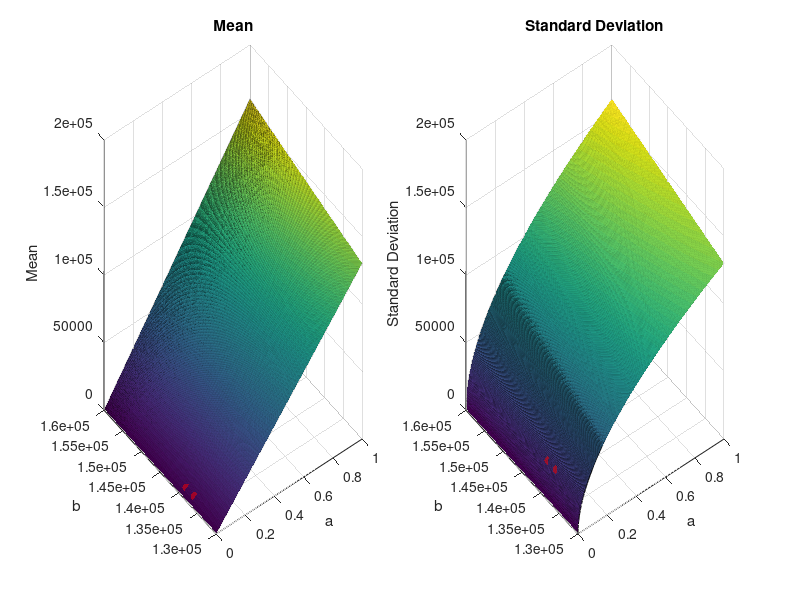

MATLAB code to generate this figure: (Note: this script raises an error after producing the figure.)
[teste2_a, teste2_b] = meshgrid(0:0.001:1, 130000:50:160000);

teste2_mean = teste2_a.*teste2_b;
teste2_sd = sqrt(teste2_a.*teste2_b.^2);


meanS = sqrt(25000^2 - 5100^2);
teste2_sddif = (teste2_sd - meanS);
teste2_meandif = (teste2_mean - 4340);

a = abs(teste2_sddif) < 25;
b = abs(teste2_meandif) < 50;
c = logical(a.*b);
teste = teste2_a(c);
teste2 = teste2_b(c);
testeidk = [teste, teste2];

% Extract the coordinates from testeidk
x = testeidk(:,1);
y = testeidk(:,2);

z_mean = interp2(teste2_a, teste2_b, teste2_mean, x, y);
z_sd = interp2(teste2_a, teste2_b, teste2_sd, x, y);


% Generate the surf plots
figure;
subplot(1,2,1);
surf(teste2_a(1,:), teste2_b(:,1), teste2_mean);
title('Mean');
xlabel('a');
ylabel('b');
zlabel('Mean');
hold on;

% Add the scatter plot to the first plot
scatter3(x, y, z_mean, 'r', 'filled', 'MarkerFaceAlpha', 0.5, 'MarkerEdgeAlpha', 0.5);

subplot(1,2,2);
surf(teste2_a(1,:), teste2_b(:,1),teste2_sd);
title('Standard Deviation');
xlabel('a');
ylabel('b');
zlabel('Standard Deviation');

% Add the scatter plot to the second plot
hold on;
scatter3(x, y, z_sd, 'r', 'filled', 'MarkerFaceAlpha', 0.5, 'MarkerEdgeAlpha', 0.5);




%fixing params
k = 0.031;
theta = 139000;



% matching risk aversion

originalCE = 4340 + 10^-5*meanS^2/2;

ub = 1/theta;
Avec = 0:0.0000001:ub;

CE = -k.*log(1-Avec.*theta)./Avec;

newA = fzero(@(x) -k.*log(1-x.*theta)./x - originalCE, [.1*ub/2, 9*ub/10]);

1-newA*theta





%--------------------------------- ex-post version
addpath('../Classes');
[teste2_a, teste2_b] = meshgrid(.015:0.001:.04, 130000:500:160000);

teste2_mean = zeros(26,61);
teste2_sd = zeros(26,61);

parfor k=1:26
    for l=1:61
         typeDistributionMean = ...
        [1*10^(-5), 1330, teste2_a(1,k), teste2_b(l,1)]; % Original A was 1.9*10^-3
        typeDistributionLogCovariance = ...
            [ 0.25 -0.01 -0.12 0    ; % c11 = 0.25 originally
             -0.01  0.28 -0.03 0    ; % c22 = 0.98 originally
             -0.12 -0.03  0.20 0    ; % c33 = 0.20 originally
              0     0     0    0.25]; % ???

        costOfPublicFunds = 0;

        % Calculation parameters
        populationSize = 5*10^2;
        slopeVector            = 0:0.04:1;

        innerTypeDistributionLogCovariance = typeDistributionLogCovariance;

        Model = healthcaralognormalmodel_gamma(slopeVector, typeDistributionMean, innerTypeDistributionLogCovariance);
        
        Population = population(Model, populationSize);
        populationSize = length(Population.typeList);
        Types = zeros(populationSize, 2);

        for i=1:populationSize
           Types(i,:) = [Population.typeList{i}.k, Population.typeList{i}.theta];
        end

        teste2_mean(k,l) = mean(Types(:, 1).*Types(:, 2));

        teste2_sd(k,l) = mean(sqrt(Types(:, 1).*Types(:, 2).^2));

    end
end

meanS = sqrt(25000^2 - 5100^2);
teste2_sddif = (teste2_sd - meanS);
teste2_meandif = (teste2_mean - 4340);

a = abs(teste2_sddif) < 500;
b = abs(teste2_meandif) < 1000;
c = logical(a.*b);
teste = teste2_a(c);
teste2 = teste2_b(c);
testeidk = [teste, teste2];

% Extract the coordinates from testeidk
x = testeidk(:,1);
y = testeidk(:,2);

z_mean = interp2(teste2_a, teste2_b, teste2_mean, x, y);
z_sd = interp2(teste2_a, teste2_b, teste2_sd, x, y);


% Generate the surf plots
figure;
subplot(1,2,1);
surf(teste2_a(1,:), teste2_b(:,1), teste2_mean);
title('Mean');
xlabel('a');
ylabel('b');
zlabel('Mean');
hold on;

% Add the scatter plot to the first plot
scatter3(x, y, z_mean, 'r', 'filled', 'MarkerFaceAlpha', 0.5, 'MarkerEdgeAlpha', 0.5);

subplot(1,2,2);
surf(teste2_a(1,:), teste2_b(:,1),teste2_sd);
title('Standard Deviation');
xlabel('a');
ylabel('b');
zlabel('Standard Deviation');

% Add the scatter plot to the second plot
hold on;
scatter3(x, y, z_sd, 'r', 'filled', 'MarkerFaceAlpha', 0.5, 'MarkerEdgeAlpha', 0.5);

